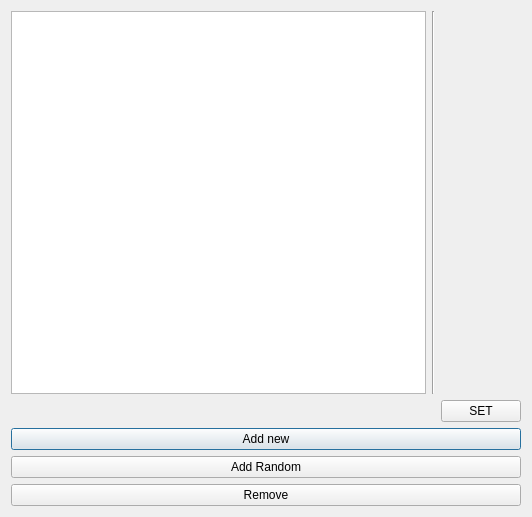
<?xml version="1.0" encoding="UTF-8"?>
<ui version="4.0">
 <class>Dialog</class>
 <widget class="QDialog" name="Dialog">
  <property name="geometry">
   <rect>
    <x>0</x>
    <y>0</y>
    <width>532</width>
    <height>517</height>
   </rect>
  </property>
  <property name="windowTitle">
   <string>Inventory</string>
  </property>
  <layout class="QGridLayout" name="gridLayout">
   <item row="1" column="0">
    <layout class="QHBoxLayout" name="horizontalLayout">
     <item>
      <widget class="QPushButton" name="addItemBtn">
       <property name="text">
        <string>Add new</string>
       </property>
      </widget>
     </item>
    </layout>
   </item>
   <item row="0" column="0">
    <layout class="QGridLayout" name="gridLayout_2">
     <item row="1" column="2">
      <layout class="QFormLayout" name="statsLayout"/>
     </item>
     <item row="1" column="0">
      <widget class="QListWidget" name="inventoryList"/>
     </item>
     <item row="2" column="2">
      <widget class="QPushButton" name="setItemPropertiesBtn">
       <property name="text">
        <string>SET</string>
       </property>
      </widget>
     </item>
     <item row="1" column="1">
      <widget class="Line" name="line">
       <property name="orientation">
        <enum>Qt::Vertical</enum>
       </property>
      </widget>
     </item>
    </layout>
   </item>
   <item row="4" column="0">
    <widget class="QPushButton" name="removeItemBtn">
     <property name="text">
      <string>Remove</string>
     </property>
    </widget>
   </item>
   <item row="2" column="0">
    <widget class="QPushButton" name="addRandItemBtn">
     <property name="text">
      <string>Add Random</string>
     </property>
    </widget>
   </item>
  </layout>
 </widget>
 <resources/>
 <connections/>
</ui>
